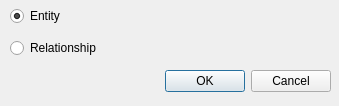
<?xml version="1.0" encoding="UTF-8"?>
<ui version="4.0">
 <class>ChooseTypeDialog</class>
 <widget class="QDialog" name="ChooseTypeDialog">
  <property name="geometry">
   <rect>
    <x>0</x>
    <y>0</y>
    <width>339</width>
    <height>106</height>
   </rect>
  </property>
  <property name="windowTitle">
   <string>Choose element type</string>
  </property>
  <widget class="QWidget" name="layoutWidget">
   <property name="geometry">
    <rect>
     <x>10</x>
     <y>0</y>
     <width>321</width>
     <height>101</height>
    </rect>
   </property>
   <layout class="QVBoxLayout" name="verticalLayout">
    <item>
     <widget class="QRadioButton" name="nodeRadioButton">
      <property name="text">
       <string>Entity</string>
      </property>
      <property name="checked">
       <bool>true</bool>
      </property>
     </widget>
    </item>
    <item>
     <widget class="QRadioButton" name="edgeRadioButton">
      <property name="text">
       <string>Relationship</string>
      </property>
     </widget>
    </item>
    <item>
     <widget class="QDialogButtonBox" name="buttonBox">
      <property name="orientation">
       <enum>Qt::Horizontal</enum>
      </property>
      <property name="standardButtons">
       <set>QDialogButtonBox::Cancel|QDialogButtonBox::Ok</set>
      </property>
     </widget>
    </item>
   </layout>
  </widget>
 </widget>
 <resources/>
 <connections>
  <connection>
   <sender>buttonBox</sender>
   <signal>accepted()</signal>
   <receiver>ChooseTypeDialog</receiver>
   <slot>accept()</slot>
   <hints>
    <hint type="sourcelabel">
     <x>248</x>
     <y>254</y>
    </hint>
    <hint type="destinationlabel">
     <x>157</x>
     <y>274</y>
    </hint>
   </hints>
  </connection>
  <connection>
   <sender>buttonBox</sender>
   <signal>rejected()</signal>
   <receiver>ChooseTypeDialog</receiver>
   <slot>reject()</slot>
   <hints>
    <hint type="sourcelabel">
     <x>316</x>
     <y>260</y>
    </hint>
    <hint type="destinationlabel">
     <x>286</x>
     <y>274</y>
    </hint>
   </hints>
  </connection>
 </connections>
</ui>
